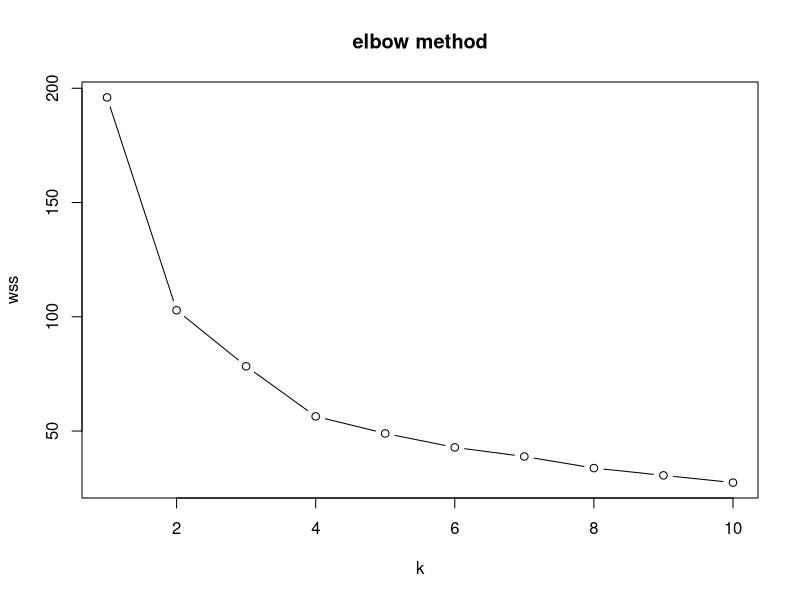
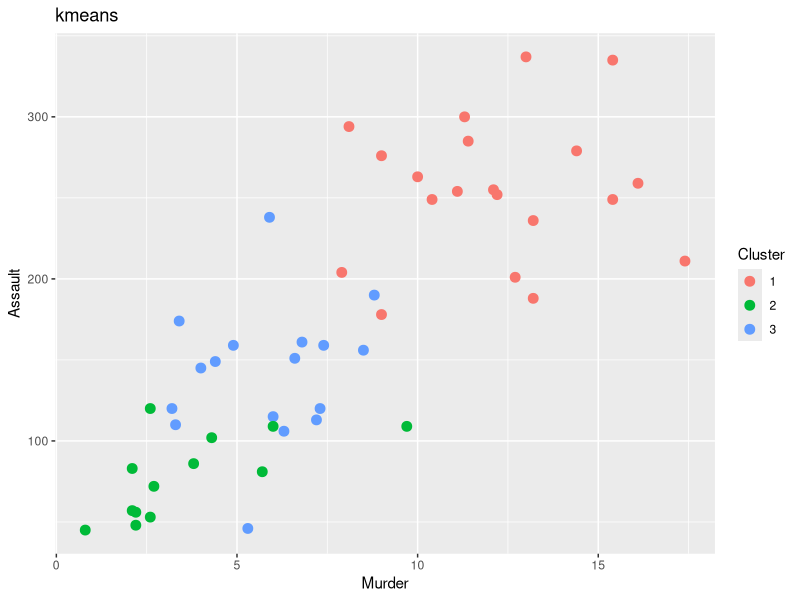
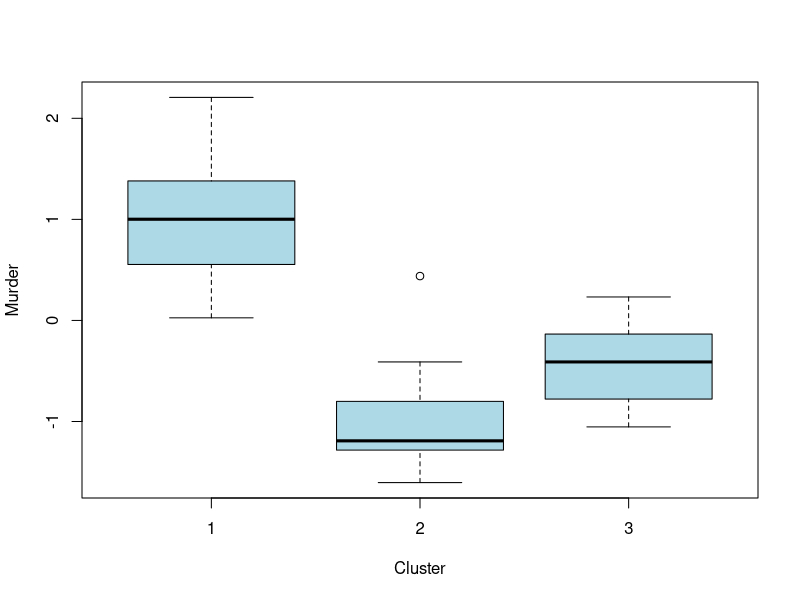

These figures' R source, in order:
#kmeans

df<-USArrests
head(df)
str(df)
summary(df)

scaled<-scale(df)
scaled_df<-as.data.frame(scaled)
head(scaled_df)

#elbow method

wss<-numeric(10)
set.seed(123)
for(i in 1:10) {
  wss[i]<-kmeans(scaled, centers = i, nstart=10)$tot.withinss
}

plot(1:10, wss, type="b", xlab="k", ylab="wss", main="elbow method")

#apply kmeans
set.seed(123)
model<-kmeans(scaled, centers = 3, nstart=25)
scaled_df$Cluster<-as.factor(model$cluster)
head(scaled_df)
df$Cluster <- as.factor(model$cluster)

#vizzzzz
# install.packages("ggplot2")
library(ggplot2)

ggplot(df, aes(x=Murder, y=Assault, color=Cluster)) + geom_point(size=3) + labs(title="kmeans")

model$centers
model$size

#vixzzzzz
boxplot(Murder ~ Cluster, data = scaled_df, col = "lightblue")
